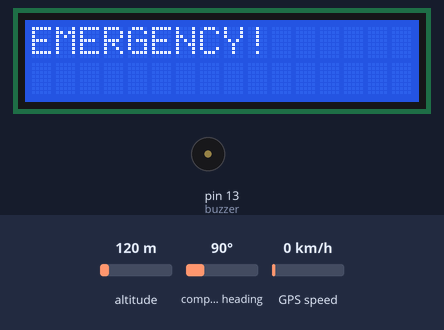
Simulated run of this sketch. Board: Arduino Uno, built with avr-gcc and run on an emulated ATmega328P. Parts: 16×2 character LCD, buzzer (waves = sounding). The test bench sets the inputs (shaded band); at power-on: altitude 120 m, compass heading 90°, GPS speed 0 km/h. The GPS gets a fix after 3 s at 37.7749, -122.4194 with 8 satellites; the modem accepts every AT command (registered, SIM ready, sends succeed) and sends nothing else; what the sketch prints to the serial monitor is not drawn.

Above: at 0.1 s.
At 3.1 s:
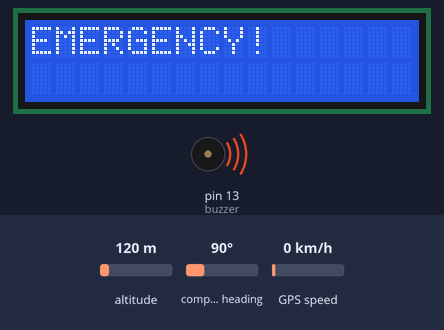
At 8.5 s:
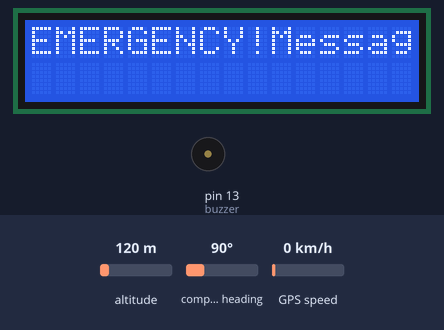
Timing chart, 0 to 10.0 s (numbered marks = the images above):
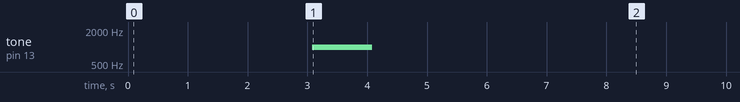

Measured:
- by itself, tone on pin 13 (buzzer): silent → 1000 Hz at 3.1 s, → silent 1.0 s later

The sketch:

Women_safety_prototype.ino
```cpp
#include "NMEAGPS.h"
#include <NeoSWSerial.h>
#include <LiquidCrystal.h>

#define RXPIN 3
#define TXPIN 4

NMEAGPS gps;
gps_fix fix;
NeoSWSerial gps_port(RXPIN, TXPIN);

const int buzzer = 13;
const int rs = 12, en = 11, d4 = 5, d5 = 7, d6 = 6, d7 = 2;
LiquidCrystal lcd(rs, en, d4, d5, d6, d7);

// Uncomment one of these at a time.
NeoSWSerial SIM900(9,10);            // use this for really sending a message
//HardwareSerial & SIM900 = Serial; // use this for testing... SIM900 commands visible on Serial Monitor

char textmessage[160];
void setup()
{

  lcd.begin(16, 2);
  // Print a message to the LCD.
      lcd.print("EMERGENCY!");
  Serial.begin( 9600 );
  Serial.println( F("unixbox911 test") );

  SIM900  .begin( 9600 );
  delay(100);
  SIM900.print("AT+CMGF=1\r"); // set SMS mode to text
  delay(100);
  SIM900.print("AT+CNMI=2,2,0,0,0\r");
  delay(100);

  gps_port.begin( 9600 );
}

void loop()
{
  while (gps.available( gps_port )) {
    fix = gps.read();
    doSomeWork( fix );
  }


} // loop


void doSomeWork( gps_fix & fix )
{
  if (fix.valid.location) {
    // Only do this when the GPS has a good lat/lon

    char message[40];
    strcpy_P( message, (const char *) F("http://www.google.com/maps/place/") );
    dtostrf( fix.latitude (), 4, 6, &message[ strlen(message) ] );
    strcat_P( message, (const char *) F(",") );
    dtostrf( fix.longitude(), 4, 6, &message[ strlen(message) ] );


    Serial.println(message);
    Serial.println();

    Serial.print( F("Connected Sats ::: ") );
    if (fix.valid.satellites)
      Serial.println( fix.satellites );
    Serial.println();

    Serial.println(message);
    Serial.println();

    SIM900.listen();
    SIM900INIT(message);
    SIM900STOP();
    gps_port.listen();
  }
}


void SIM900INIT( char msg[] )
{


  tone(buzzer, 1000);
  delay(1000);
  noTone(buzzer);
  delay(1000);

SIM900.println("AT+CMGF=1");    //Sets the GSM Module in Text Mode
  delay(1000);  // Delay of 1000 milli seconds or 1 second
  SIM900.println("AT+CMGS=\"+919114151322\"\r"); // Replace x with mobile number
  delay(1000);
  SIM900.println("HELP SMITA!");
  SIM900.println("GMAPS:");
  SIM900.println(msg);// The SMS text you want to send
  SIM900.println("Her Location will be sent to you Frequently. Please Follow!");
  delay(100);
  SIM900.println((char)26);// ASCII code of CTRL+Z
  delay(1000);
  Serial.println("LOCATION SENT");

  lcd.print("Message sent!");


    SIM900.println( F("AT+SAPBR=3,1,\"Contype\",\"GPRS\"") );
    delay(1000);

    SIM900.println( F("AT+SAPBR=3,1,\"APN\",\"Vodafone\"") );
    delay(1000);

    SIM900.println( F("AT+SAPBR=1,1") );
    delay(3500);

    SIM900.println( F("AT+SAPBR=2,1") );
    delay(3500);

    SIM900.println( F("AT+HTTPTERM") );
    delay(1000);

    SIM900.println( F("AT+HTTPINIT") );
    delay(1000);

    SIM900.println( F("AT+HTTPPARA=\"CID\",1") );
    delay(1000);

    SIM900.println( F("AT+HTTPPARA=\"URL\",\"your.domain/server.php?latitude=21.49&longitude=83.90\"") );
    delay(1000);


    SIM900.println( F("AT+HTTPPARA=\"CONTENT\",\"application/x-www-form-urlencoded\"") );
    delay(1000);
    SIM900.print  ( strlen(msg) );
    SIM900.print  ( F( "AT+HTTPDATA=") );
    SIM900.print  ( strlen(msg) );
    SIM900.println( F(",2000") );
    delay(1000);


    Serial.println( SIM900.println(msg) );
    delay(1000);

    Serial.println(SIM900.println( F("AT+HTTPACTION=1") ));
    delay(5000);


}


void SIM900STOP()
{
  SIM900.println("AT+HTTPTERM");
  delay(1000);
}

void ShowSerialData()
{
  while(SIM900.available()!=0)
    Serial.write(SIM900.read());
}
```
